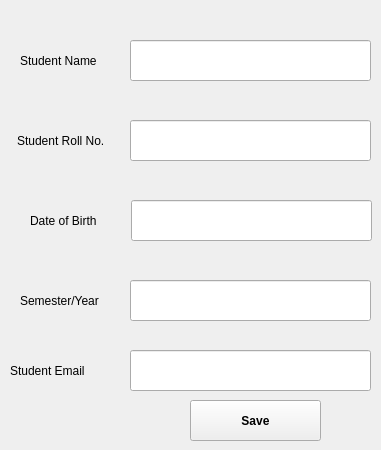
      <widget class="QWidget" name="tab_14">
       <attribute name="title">
        <string>Add New Student Information</string>
       </attribute>
       <widget class="QLineEdit" name="lineEdit_20">
        <property name="geometry">
         <rect>
          <x>130</x>
          <y>40</y>
          <width>241</width>
          <height>41</height>
         </rect>
        </property>
       </widget>
       <widget class="QLineEdit" name="lineEdit_25">
        <property name="geometry">
         <rect>
          <x>130</x>
          <y>120</y>
          <width>241</width>
          <height>41</height>
         </rect>
        </property>
       </widget>
       <widget class="QPushButton" name="pushButton_24">
        <property name="geometry">
         <rect>
          <x>190</x>
          <y>400</y>
          <width>131</width>
          <height>41</height>
         </rect>
        </property>
        <property name="font">
         <font>
          <weight>75</weight>
          <bold>true</bold>
         </font>
        </property>
        <property name="text">
         <string>Save</string>
        </property>
       </widget>
       <widget class="QLabel" name="label_48">
        <property name="geometry">
         <rect>
          <x>20</x>
          <y>50</y>
          <width>101</width>
          <height>21</height>
         </rect>
        </property>
        <property name="text">
         <string>Student Name</string>
        </property>
       </widget>
       <widget class="QLabel" name="label_49">
        <property name="geometry">
         <rect>
          <x>17</x>
          <y>130</y>
          <width>111</width>
          <height>21</height>
         </rect>
        </property>
        <property name="text">
         <string>Student Roll No.</string>
        </property>
       </widget>
       <widget class="QLabel" name="label_52">
        <property name="geometry">
         <rect>
          <x>20</x>
          <y>290</y>
          <width>101</width>
          <height>21</height>
         </rect>
        </property>
        <property name="text">
         <string>Semester/Year</string>
        </property>
       </widget>
       <widget class="QLabel" name="label_53">
        <property name="geometry">
         <rect>
          <x>30</x>
          <y>210</y>
          <width>91</width>
          <height>21</height>
         </rect>
        </property>
        <property name="text">
         <string>Date of Birth</string>
        </property>
       </widget>
       <widget class="QLineEdit" name="lineEdit_30">
        <property name="geometry">
         <rect>
          <x>131</x>
          <y>200</y>
          <width>241</width>
          <height>41</height>
         </rect>
        </property>
       </widget>
       <widget class="QLineEdit" name="lineEdit_31">
        <property name="geometry">
         <rect>
          <x>130</x>
          <y>280</y>
          <width>241</width>
          <height>41</height>
         </rect>
        </property>
       </widget>
       <widget class="QLineEdit" name="lineEdit_32">
        <property name="geometry">
         <rect>
          <x>130</x>
          <y>350</y>
          <width>241</width>
          <height>41</height>
         </rect>
        </property>
        <property name="text">
         <string/>
        </property>
       </widget>
       <widget class="QLabel" name="label_61">
        <property name="geometry">
         <rect>
          <x>10</x>
          <y>360</y>
          <width>101</width>
          <height>21</height>
         </rect>
        </property>
        <property name="text">
         <string>Student Email</string>
        </property>
       </widget>
      </widget>
